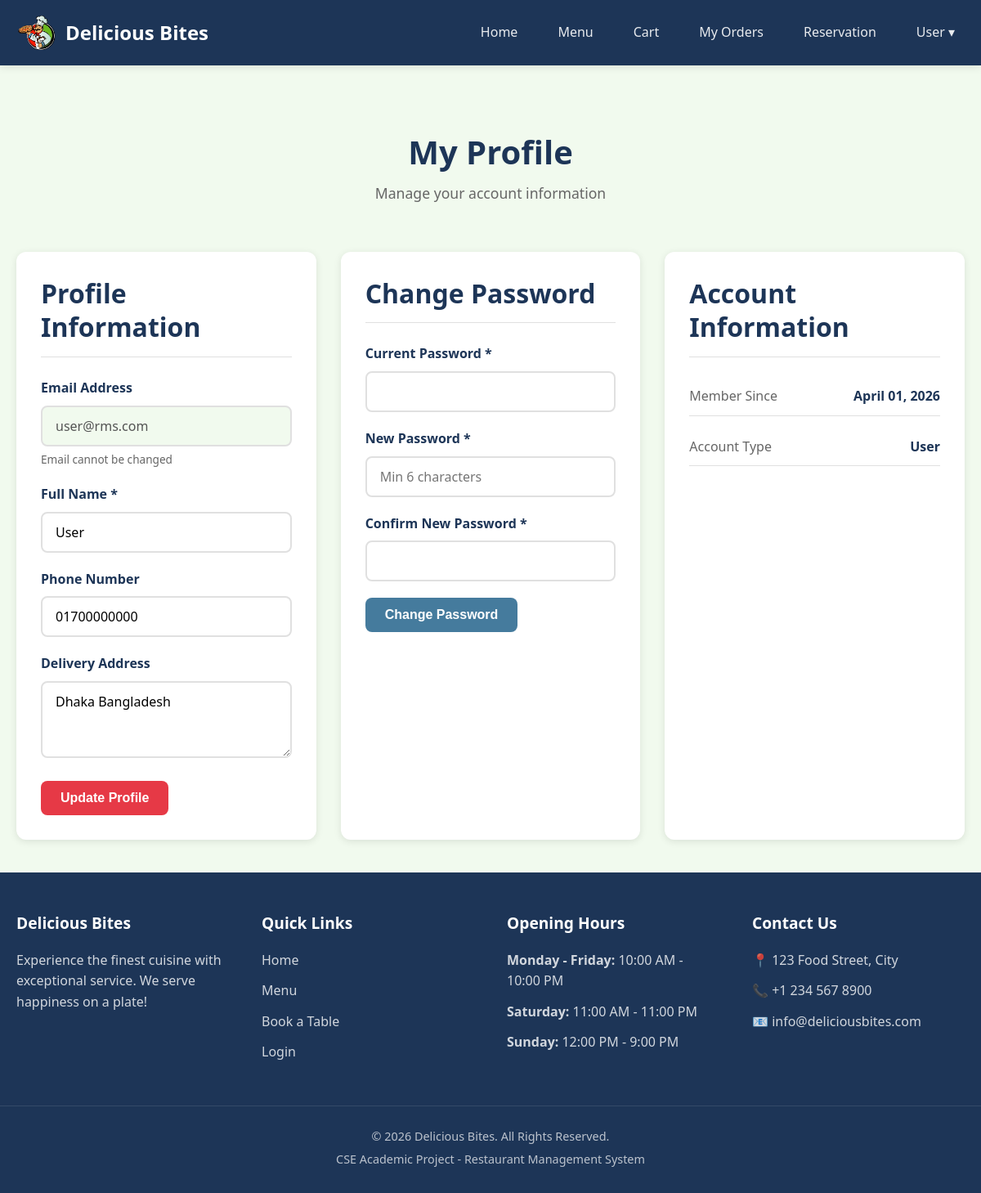
The app's page /user/profile.php (signed in) with its own data.
### tables this page shows
CREATE TABLE users (
    user_id INT AUTO_INCREMENT PRIMARY KEY,
    full_name VARCHAR(100) NOT NULL,
    email VARCHAR(100) UNIQUE NOT NULL,
    phone VARCHAR(15),
    password VARCHAR(255) NOT NULL,
    role ENUM('admin','user') DEFAULT 'user',
    address TEXT,
    created_at TIMESTAMP DEFAULT CURRENT_TIMESTAMP
);

### user/profile.php (the view, shortened to what this page needs)
<?php
require_once '../config/db.php';
$user_id = $_SESSION['user_id'];
$user_query = "SELECT * FROM users WHERE user_id = $user_id";
$user_result = mysqli_query($conn, $user_query);
$user = mysqli_fetch_assoc($user_result);
?>
<!DOCTYPE html>
<html lang="en">
<head>
    <link rel="stylesheet" href="../assets/css/style.css">
</head>
<body>
    <?php include '../includes/navbar.php'; ?>
    <main class="profile-page">
        <div class="container">
            <div class="page-header">
                <h1>My Profile</h1>
                <p>Manage your account information</p>
            </div>
            <div class="profile-container">
                <div class="profile-section">
                    <h2>Profile Information</h2>
                    <form action="profile.php" method="POST" class="profile-form">
                        <div class="form-group">
                            <label for="email">Email Address</label>
                            <input type="email"
                                   id="email"
                                   value="<?php echo $user['email']; ?>"
                                   disabled>
                            <small>Email cannot be changed</small>
                        </div>
                        <div class="form-group">
                            <label for="full_name">Full Name *</label>
                            <input type="text"
                                   id="full_name"
                                   name="full_name"
                                   value="<?php echo $user['full_name']; ?>"
                                   required>
                        </div>
                        <div class="form-group">
                            <label for="phone">Phone Number</label>
                            <input type="tel"
                                   id="phone"
                                   name="phone"
                                   value="<?php echo $user['phone']; ?>">
                        </div>
                        <div class="form-group">
                            <label for="address">Delivery Address</label>
                            <textarea id="address"
                                      name="address"
                                      rows="3"><?php echo $user['address']; ?></textarea>
                        </div>
                        <button type="submit" name="update_profile" class="btn btn-primary">
                            Update Profile
                        </button>
                    </form>
                </div>
                <div class="profile-section">
                    <h2>Change Password</h2>
                    <form action="profile.php" method="POST" class="password-form">
                        <div class="form-group">
                            <label for="current_password">Current Password *</label>
                            <input type="password"
                                   id="current_password"
                                   name="current_password"
                                   required>
                        </div>
                        <div class="form-group">
                            <label for="new_password">New Password *</label>
                            <input type="password"
                                   id="new_password"
                                   name="new_password"
                                   placeholder="Min 6 characters"
                                   required>
                        </div>
                        <div class="form-group">
                            <label for="confirm_password">Confirm New Password *</label>
                            <input type="password"
                                   id="confirm_password"
                                   name="confirm_password"
                                   required>
                        </div>
                        <button type="submit" name="change_password" class="btn btn-secondary">
                            Change Password
                        </button>
                    </form>
                </div>
                <div class="profile-section account-info">
                    <h2>Account Information</h2>
                    <div class="info-grid">
                        <div class="info-item">
                            <span class="info-label">Member Since</span>
                            <span class="info-value">
                                <?php echo date('F d, Y', strtotime($user['created_at'])); ?>
                            </span>
                        </div>
                        <div class="info-item">
                            <span class="info-label">Account Type</span>
                            <span class="info-value"><?php echo ucfirst($user['role']); ?></span>
                        </div>
                    </div>
                </div>
            </div>
        </div>
    </main>
    <?php include '../includes/footer.php'; ?>
</body>
</html>

### assets/css/style.css (style rules this page uses)
:root { --primary-color: #e63946; --primary-dark: #c5303c; --secondary-color: #1d3557; --secondary-light: #457b9d; --accent-color: #f1faee; --background-color: #ffffff; --text-color: #333333; --text-light: #666666; --border-color: #e0e0e0; --success-color: #2ecc71; --warning-color: #f39c12; --danger-color: #e74c3c; --shadow: 0 2px 10px rgba(0, 0, 0, 0.1); --shadow-lg: 0 5px 20px rgba(0, 0, 0, 0.15); --radius: 8px; --radius-lg: 12px; }
* { margin: 0; padding: 0; box-sizing: border-box; }
html { scroll-behavior: smooth; }
body { font-family: 'Segoe UI', Tahoma, Geneva, Verdana, sans-serif; font-size: 16px; line-height: 1.6; color: var(--text-color); background-color: var(--background-color); min-height: 100vh; display: flex; flex-direction: column; }
main { flex: 1; }
h1, h2, h3, h4, h5, h6 { color: var(--secondary-color); margin-bottom: 0.5em; line-height: 1.3; }
h1 { font-size: 2.5rem; }
h2 { font-size: 2rem; }
p { margin-bottom: 1em; color: var(--text-light); }
.container { max-width: 1200px; margin: 0 auto; padding: 0 20px; }
.btn { display: inline-block; padding: 12px 24px; font-size: 1rem; font-weight: 600; text-align: center; border: none; border-radius: var(--radius); cursor: pointer; transition: all 0.3s ease; }
.btn-primary { background-color: var(--primary-color); color: white; }
.btn-secondary { background-color: var(--secondary-light); color: white; }
.page-header { text-align: center; padding: 40px 0; }
.page-header h1 { margin-bottom: 10px; }
.page-header p { color: var(--text-light); font-size: 1.1rem; }
.form-group { margin-bottom: 20px; }
.form-group label { display: block; margin-bottom: 8px; font-weight: 600; color: var(--secondary-color); }
.form-group input, .form-group select, .form-group textarea { width: 100%; padding: 12px 16px; border: 2px solid var(--border-color); border-radius: var(--radius); font-size: 1rem; font-family: inherit; transition: border-color 0.3s ease; }
.form-group input:disabled { background-color: var(--accent-color); cursor: not-allowed; }
.form-group small { display: block; margin-top: 5px; color: var(--text-light); font-size: 0.85rem; }
.profile-page { padding: 40px 0; background-color: var(--accent-color); min-height: calc(100vh - 200px); }
.profile-container { display: grid; grid-template-columns: repeat(auto-fit, minmax(350px, 1fr)); gap: 30px; }
.profile-section { background-color: white; padding: 30px; border-radius: var(--radius-lg); box-shadow: var(--shadow); }
.profile-section h2 { margin-bottom: 25px; padding-bottom: 15px; border-bottom: 1px solid var(--border-color); }
.info-grid { display: grid; gap: 15px; }
.info-item { display: flex; justify-content: space-between; padding: 10px 0; border-bottom: 1px solid var(--border-color); }
.info-label { color: var(--text-light); }
.info-value { font-weight: 600; color: var(--secondary-color); }

### records on screen
users: email "user@rms.com", full_name "User", phone "01700000000", address "Dhaka Bangladesh", created_at "April 01, 2026", role "User"

### other values on screen
$_SESSION['full_name'] "User"
